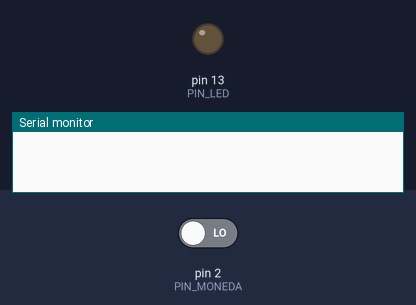
A sketch run on a simulated Arduino Uno, built with avr-gcc and run on an emulated ATmega328P. On the bench: output pins drawn as LEDs (lit = HIGH), the last lines printed to the serial monitor. The test bench sets the inputs (shaded band); at power-on: pin 2 (PIN_MONEDA) LOW.

Above: at 1.2 s.
1.3 s: pin 2 (PIN_MONEDA) driven HIGH
At 2.1 s:
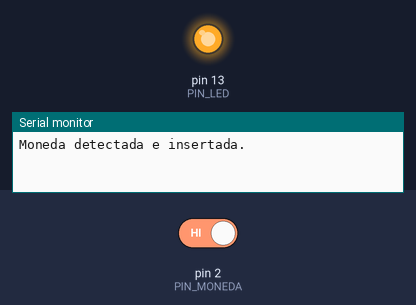
Timing chart, 0 to 4.3 s (numbered marks = the images above; inputs shaded):
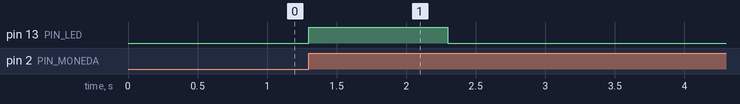

The sketch:

coin_acceptor_arduino_R1.ino
```cpp
/*
  Programa Avanzado de Verificación de Inserción de Monedas para Arduino Uno.

  Descripción:
  Este programa supervisa la inserción de monedas utilizando una interrupción en un pin digital.
  Al detectar una moneda, se activa un LED y se envía un mensaje al puerto serial.

  Mejoras y Optimizaciones:
  Este código ha sido meticulosamente mejorado y optimizado por Noxivo, un entusiasta del Arduino y virtuoso de la programación.
  Noxivo es reconocido por su ardiente pasión por la electrónica y sus significativas contribuciones a la comunidad de código abierto.

  Créditos:
  Mejorado y Optimizado por: Noxivo
  Contribuciones: Dedicación ferviente a la electrónica, la programación y el enriquecimiento de la comunidad de código abierto.
*/

// Definición de constantes para pines y configuraciones
const int PIN_MONEDA = 2;  // Pin digital para la entrada de señal de moneda
const int PIN_LED = 13;    // Pin digital para el LED indicador

// Variables volátiles para el manejo de interrupciones
volatile int conteoPulsos = 0;  // Contador de pulsos de interrupción
volatile bool monedaInsertada = false;  // Bandera de inserción de moneda

// Configuración inicial del programa
void setup() {
  // Inicialización del puerto serial a 9600 baudios
  Serial.begin(9600);

  // Configuración del pin del LED como salida
  pinMode(PIN_LED, OUTPUT);

  // Configuración de la interrupción para el pin de la moneda
  attachInterrupt(digitalPinToInterrupt(PIN_MONEDA), interrupcionMoneda, RISING);
}

// Función principal del programa
void loop() {
  // Verifica si se ha insertado una moneda
  if (monedaInsertada) {
    // Reinicia la bandera de inserción de moneda
    monedaInsertada = false;

    // Activa el LED indicador
    digitalWrite(PIN_LED, HIGH);

    // Envía un mensaje al puerto serial
    Serial.println("Moneda detectada e insertada.");

    // Espera 1 segundo
    delay(1000);

    // Reinicia el contador de pulsos
    conteoPulsos = 0;
  } else {
    // Desactiva el LED indicador si no se ha insertado una moneda
    digitalWrite(PIN_LED, LOW);
  }
}

// Función de interrupción para detectar los pulsos de la moneda
void interrupcionMoneda() {
  // Incrementa el contador de pulsos
  conteoPulsos++;

  // Establece la bandera de inserción de moneda
  monedaInsertada = true;
}
```

Measured:
- after the input at 1.3 s, pin 13 (PIN_LED): LOW → HIGH at once, → LOW 1.0 s later
